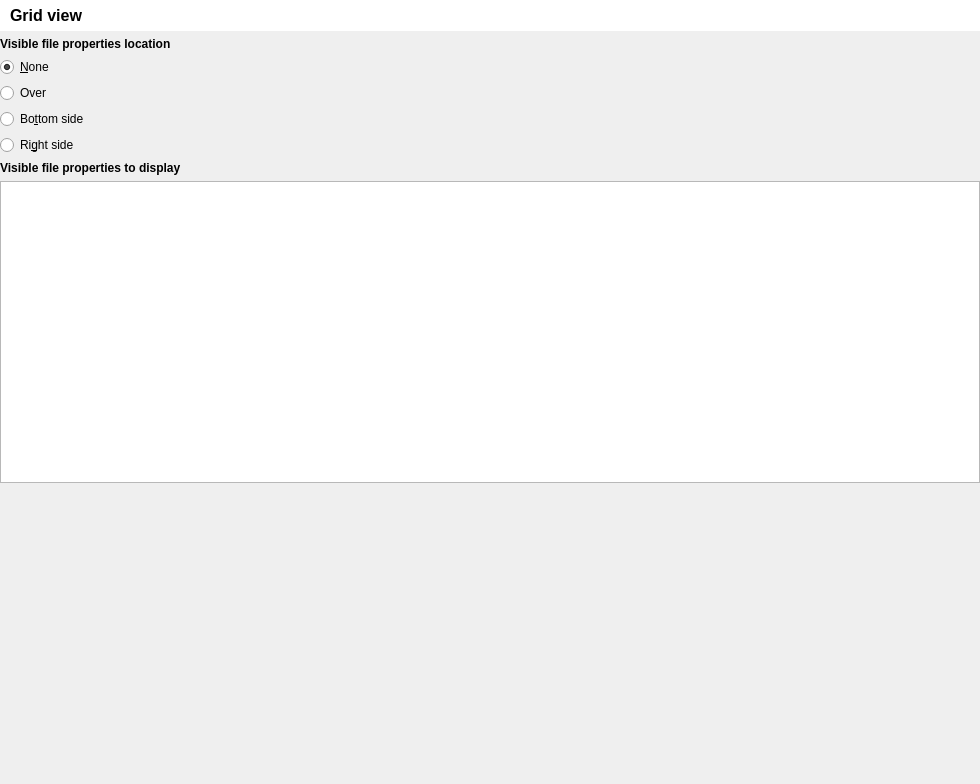
           <widget class="QWidget" name="scrollAreaWidgetContents_3">
            <property name="geometry">
             <rect>
              <x>0</x>
              <y>0</y>
              <width>980</width>
              <height>784</height>
             </rect>
            </property>
            <layout class="QGridLayout" name="gridLayout_4">
             <property name="leftMargin">
              <number>0</number>
             </property>
             <property name="topMargin">
              <number>0</number>
             </property>
             <property name="rightMargin">
              <number>0</number>
             </property>
             <property name="bottomMargin">
              <number>0</number>
             </property>
             <item row="2" column="0">
              <widget class="QRadioButton" name="rbCFNfoGridNone">
               <property name="toolTip">
                <string>No informations will be displayed for thumbnails</string>
               </property>
               <property name="text">
                <string>&amp;None</string>
               </property>
               <property name="checked">
                <bool>true</bool>
               </property>
               <attribute name="buttonGroup">
                <string notr="true">buttonGroupPanGridView</string>
               </attribute>
              </widget>
             </item>
             <item row="4" column="0">
              <widget class="QRadioButton" name="rbCFNfoGridBottom">
               <property name="toolTip">
                <string>&lt;html&gt;&lt;head/&gt;&lt;body&gt;&lt;p&gt;Informations will be displayed under thumbnails&lt;/p&gt;&lt;/body&gt;&lt;/html&gt;</string>
               </property>
               <property name="text">
                <string>Bo&amp;ttom side</string>
               </property>
               <attribute name="buttonGroup">
                <string notr="true">buttonGroupPanGridView</string>
               </attribute>
              </widget>
             </item>
             <item row="3" column="0">
              <widget class="QRadioButton" name="rbCFNfoGridOver">
               <property name="toolTip">
                <string>&lt;html&gt;&lt;head/&gt;&lt;body&gt;&lt;p&gt;Informations will be displayed over thumbnails&lt;/p&gt;&lt;p&gt;&lt;br/&gt;&lt;span style=&quot; font-weight:600; font-style:italic;&quot;&gt;Note: &lt;/span&gt;&lt;/p&gt;&lt;p&gt;As this mode is useless for smaller thumbnails view (64pixels and 96pixels thumbnails size), when choosing this mode nothing is displayed for small thumbnails size&lt;/p&gt;&lt;/body&gt;&lt;/html&gt;</string>
               </property>
               <property name="text">
                <string>Over</string>
               </property>
               <attribute name="buttonGroup">
                <string notr="true">buttonGroupPanGridView</string>
               </attribute>
              </widget>
             </item>
             <item row="8" column="0">
              <spacer name="verticalSpacer_4">
               <property name="orientation">
                <enum>Qt::Vertical</enum>
               </property>
               <property name="sizeHint" stdset="0">
                <size>
                 <width>20</width>
                 <height>40</height>
                </size>
               </property>
              </spacer>
             </item>
             <item row="0" column="0">
              <widget class="QLabel" name="label_27">
               <property name="font">
                <font>
                 <pointsize>12</pointsize>
                 <weight>75</weight>
                 <bold>true</bold>
                </font>
               </property>
               <property name="styleSheet">
                <string notr="true">background-color: palette(light);padding: 6;</string>
               </property>
               <property name="text">
                <string>Grid view</string>
               </property>
               <property name="margin">
                <number>4</number>
               </property>
              </widget>
             </item>
             <item row="1" column="0">
              <widget class="QLabel" name="label_28">
               <property name="font">
                <font>
                 <weight>75</weight>
                 <bold>true</bold>
                </font>
               </property>
               <property name="toolTip">
                <string>&lt;html&gt;&lt;head/&gt;&lt;body&gt;&lt;p&gt;Define which and how files properties information are displayed in Grid view mode&lt;/p&gt;&lt;/body&gt;&lt;/html&gt;</string>
               </property>
               <property name="text">
                <string>Visible file properties location</string>
               </property>
              </widget>
             </item>
             <item row="5" column="0">
              <widget class="QRadioButton" name="rbCFNfoGridRight">
               <property name="toolTip">
                <string>&lt;html&gt;&lt;head/&gt;&lt;body&gt;&lt;p&gt;Informations will be displayed to right side of thumbnails&lt;/p&gt;&lt;/body&gt;&lt;/html&gt;</string>
               </property>
               <property name="text">
                <string>Ri&amp;ght side</string>
               </property>
               <attribute name="buttonGroup">
                <string notr="true">buttonGroupPanGridView</string>
               </attribute>
              </widget>
             </item>
             <item row="6" column="0">
              <widget class="QLabel" name="label_29">
               <property name="font">
                <font>
                 <weight>75</weight>
                 <bold>true</bold>
                </font>
               </property>
               <property name="text">
                <string>Visible file properties to display</string>
               </property>
              </widget>
             </item>
             <item row="7" column="0">
              <widget class="WOrderedList" name="lwCFNfoGridFields"/>
             </item>
            </layout>
           </widget>
